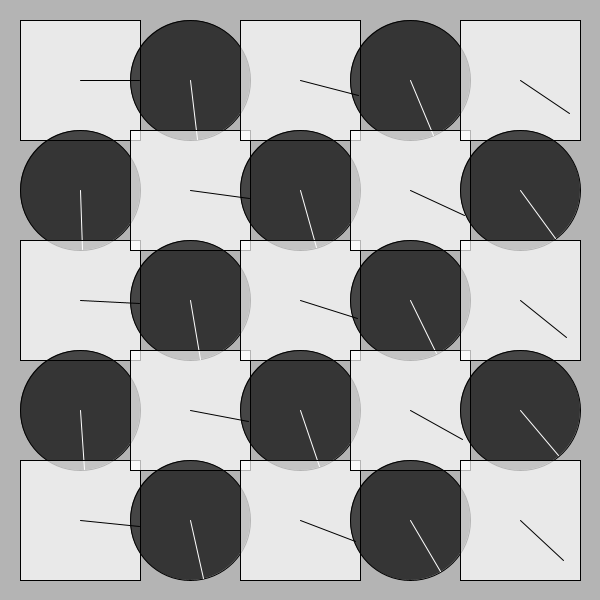
Frame 1 (no input)
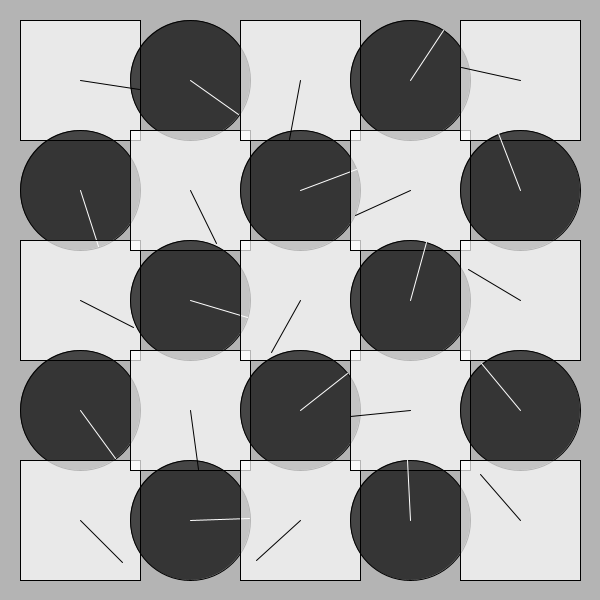
Frame 60 (the mouse pressed at the canvas centre just before this capture)
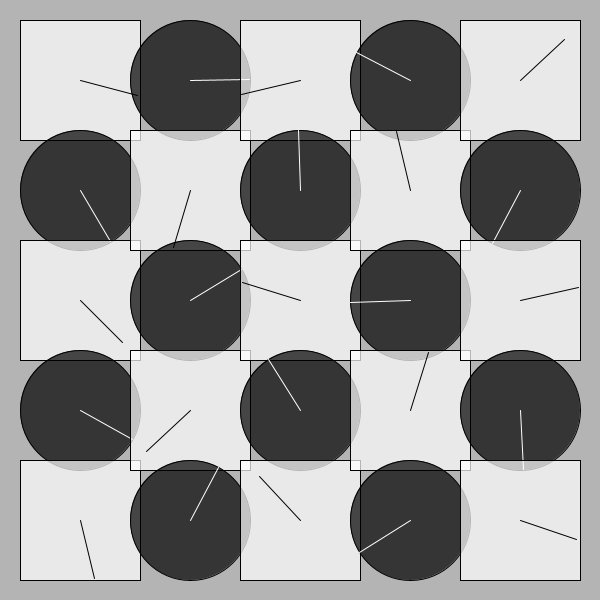
Frame 120 (the mouse held since frame 60 and released just before this capture)

The Processing sketch that drew these frames (run headless with seeded random() and noise(); from frame 60 on, the mouse is pressed at the canvas centre):

// Processing sketch: processing_151495
// ── processing_151495.pde

/*
 * Creative Coding
 * Week 2, 04 - The Clocks
 * by Indae Hwang and Jon McCormack
 * Copyright (c) 2014 Monash University
 *
 * This program draws a grid of circular "clocks", whose hands move according to the elasped time.
 * The higher the clock number the faster it moves, the first clock takes 1 min to go all the way around.
 * The function "movingCircle" is used to draw each clock. It is passed the position, size and hand angle
 * as arguments.
 * 
 */

void setup() {
  size(600, 600);
  background(180);
  rectMode(CENTER);
  noStroke();
  
}


void draw() {
  background(180);
  noStroke();

  int num = 5;
  int margin = 80;

  float gutter = -10; //distance between each cell
  float cellsize = ( width - (2 * margin) - gutter * (num - 1) ) / (num - 1);

  int circleNumber = 0; // counter
  

  for (int i=0; i<num; i++) {
    for (int j=0; j<num; j++) {
      ++circleNumber;

      float tx = margin + cellsize * i + gutter * i;
      float ty = margin + cellsize * j + gutter * j;
      
      if(circleNumber%2==0)
      {
        movingCircle(tx, ty, cellsize, circleNumber * TWO_PI * millis() / 60000.0);
      }
      else
      {
      
        movingSquare2(tx, ty, cellsize, circleNumber * TWO_PI * millis() / 60000.0);
      }
    }
  }
}//end of draw 


void movingCircle(float x, float y, float size, float angle) {

  // calculate endpoint of the line
  float tempX = x + (size / 2) * sin(angle);
  float tempY = y + (size / 2) * cos(angle);
  
  
  stroke(0);
  strokeWeight(1);
  fill(0, 180);
  ellipse(x, y, size, size);//circle
  
  

  stroke(255);
  line(x, y, tempX, tempY); // red line
  
}

void movingSquare2(float x, float y, float size, float angle) {

  // calculate endpoint of the line
  float tempX = x + (size / 2) * cos(angle);
  float tempY = y + (size / 2) * sin(angle);

  stroke(0);
  strokeWeight(1);
  fill(255, 180);
  rect(x, y, size, size);//circle
  

  stroke(0);
  line(x, y, tempX, tempY); // red line
}
